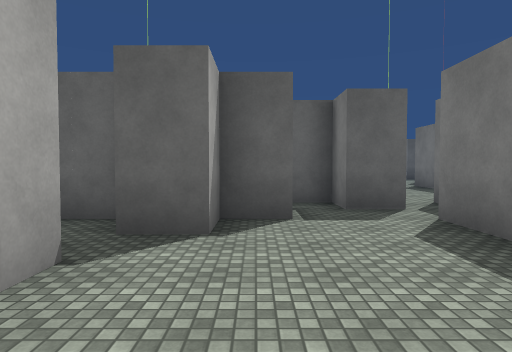
[1] (above)

24 first-person views from a walk through a scene from a Unity 3-D project. The camera is 1.5 m above the floor, tilts 2° down and sees 75° across. The floor is counted in squares, 2 m on a side. Each view is taken from the middle of a square. On the plan, view 1 faces up. The plan holds only what a view shows up to about 11 squares ahead; the rest is blank. The place goes on beyond the plan. The player character is not drawn. Surface patterns are stand-ins for the level's own textures.

[2]
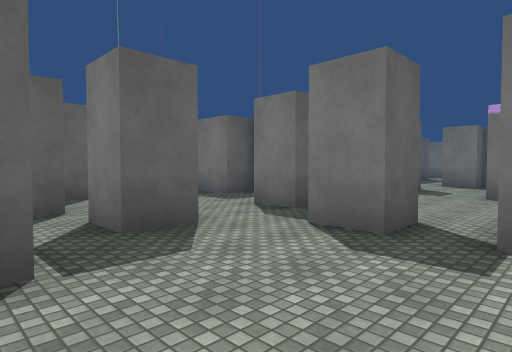

[3]
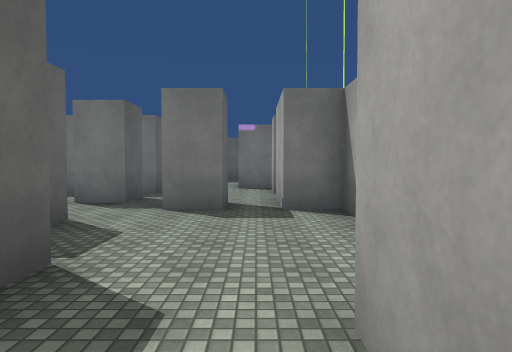

[4]
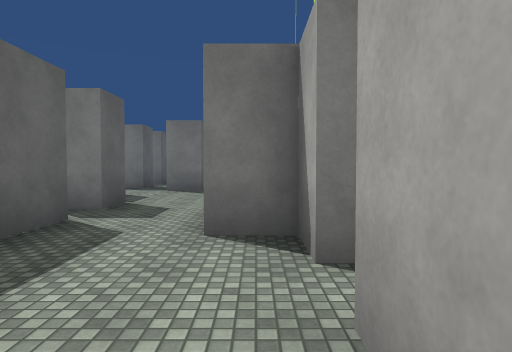

[5]
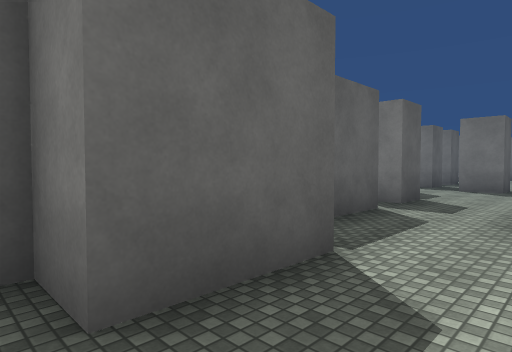

[6]
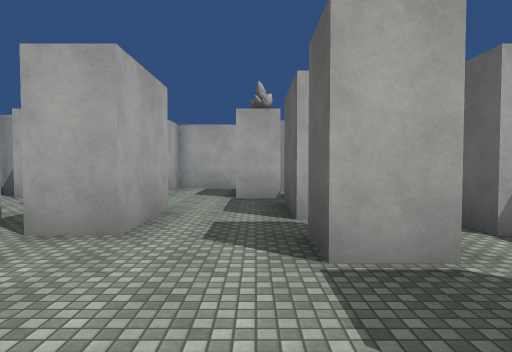

[7]
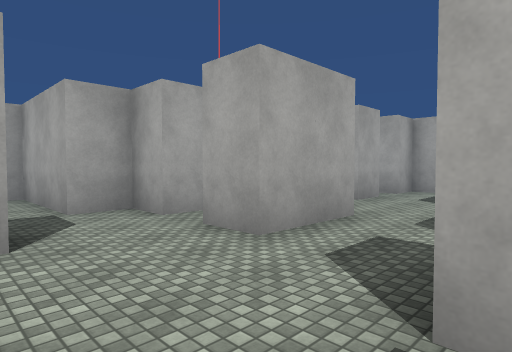

[8]
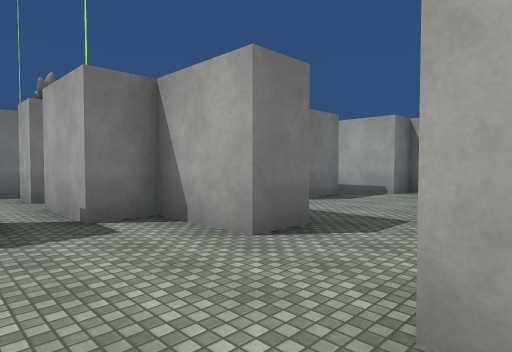

[9]
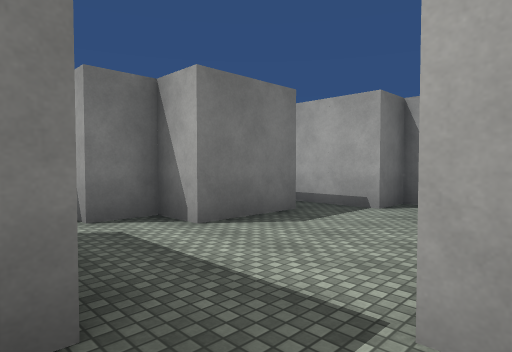

[10]
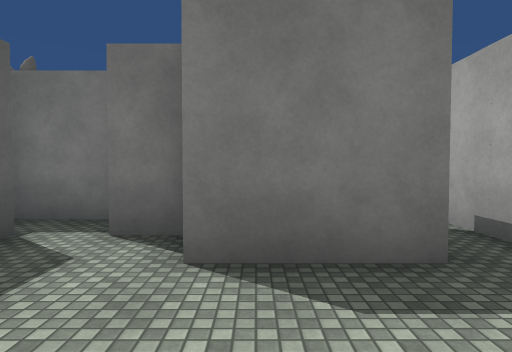

[11]
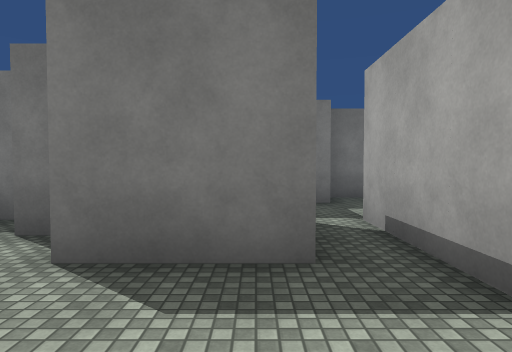

[12]
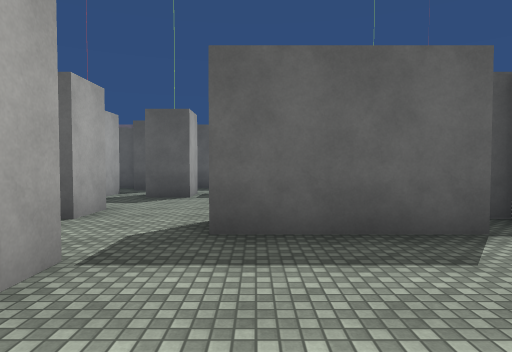

[13]
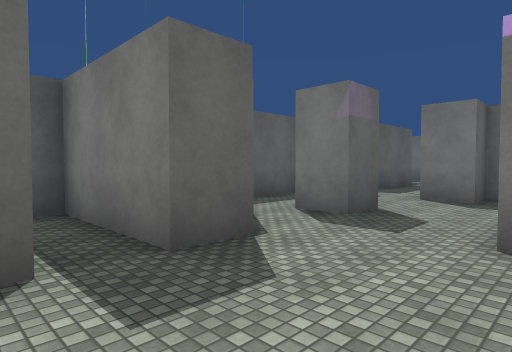

[14]
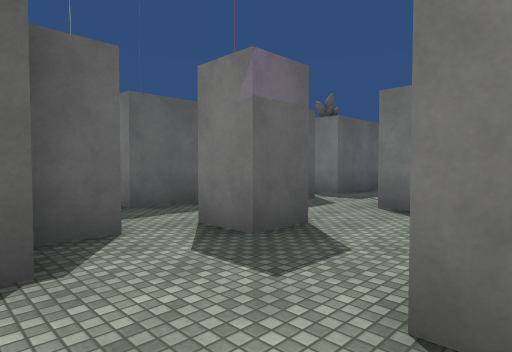

[15]
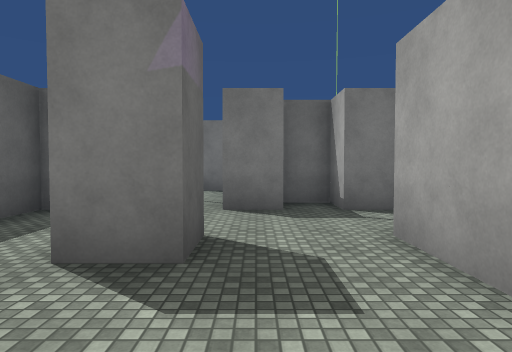

[16]
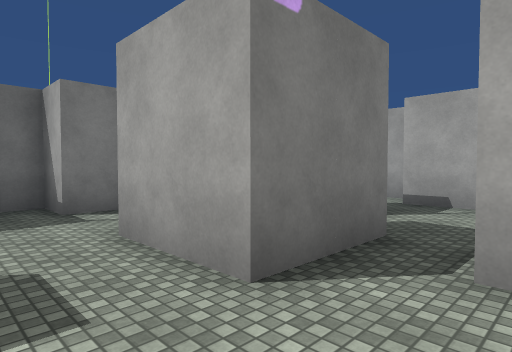

[17]
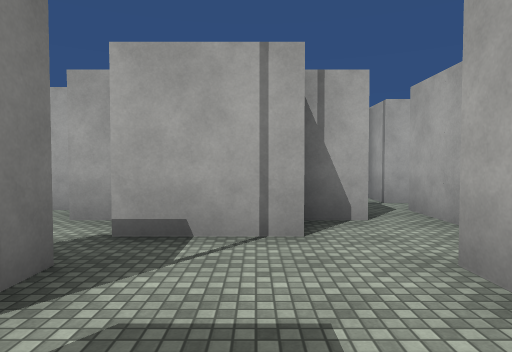

[18]
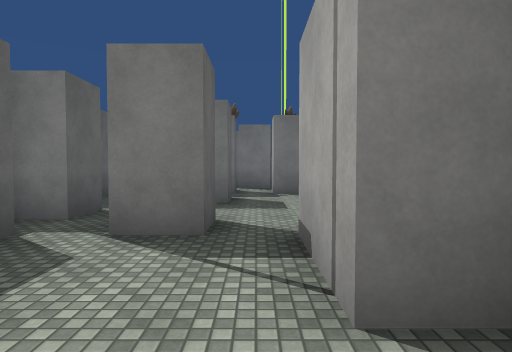

[19]
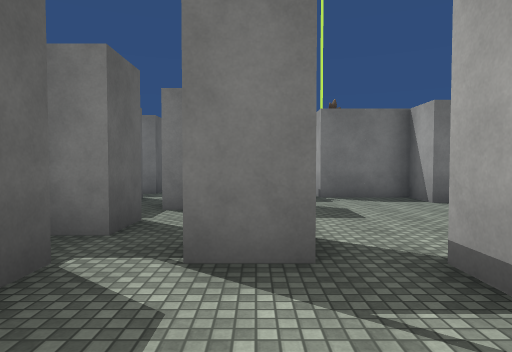

[20]
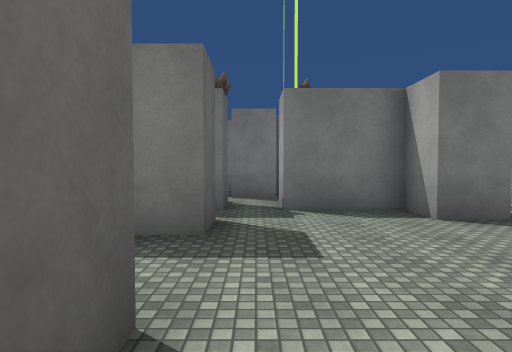

[21]
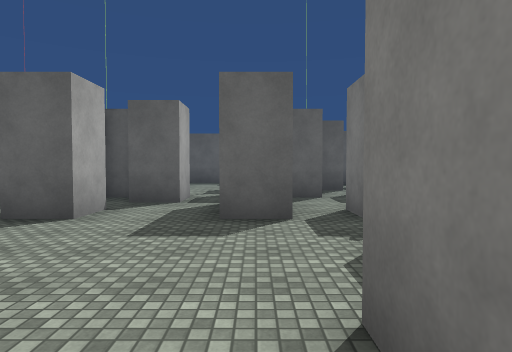

[22]
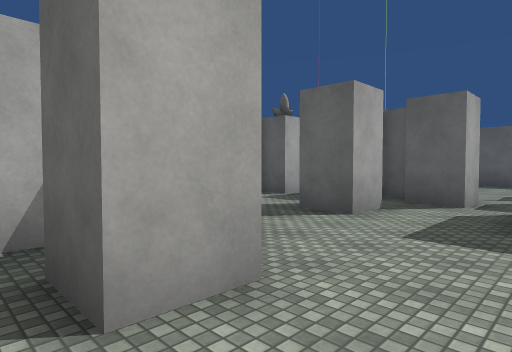

[23]
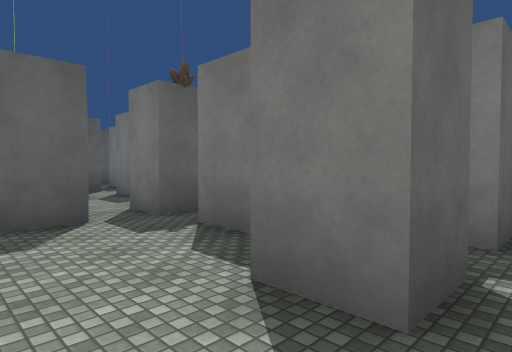

[24]
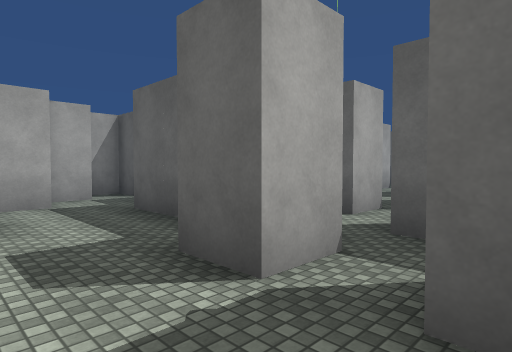

### Floor plan
Key: @ floor where view 1 was taken; # wall or solid block; . floor.
Columns run from 11 left of view 1 to 16 right of it. Each row starts with its distance up from view 1.
 11                 .#
 10                 .##.
  9                ..  .
  8                .   ..
  7             ##..    .
  6             .#.#    ..
  5         ####...     #.
  4         ..#...##    ..#
  3          .....##..####.
  2       ####.....#.....#.###
  1       .#.......##........
  0       ....#@.#.#..#......#
 -1  ##..##.#............###.
 -2  .##........#.........#..
 -3 #................###.##.#
 -4 #....###....####.#.#....
 -5 ##.#.#....#####......#.#
 -6      ..##....##...#..#.#...#
 -7    #..  #....#...........#
 -8   ##    #...##..##.....#
 -9         #...##.#####..###
-10         ##......##.#..#.#
-11          ######..#.......

Positions as (right, up) in squares from view 1, and headings:
1: (0, 0), facing up
2: (-3, -4), facing up-right
3: (-5, -3), facing right
4: (-9, -4), facing right
5: (-10, -4), facing up-right
6: (0, -2), facing left
7: (-1, -1), facing down-left
8: (-4, -2), facing down-right
9: (-3, -5), facing down-right
10: (-2, -8), facing right
11: (-2, -9), facing right
12: (-1, -9), facing up
13: (2, -3), facing up-right
14: (4, -3), facing up-right
15: (4, -1), facing right
16: (4, -1), facing down-right
17: (5, -4), facing down
18: (3, -7), facing right
19: (4, -6), facing right
20: (6, -7), facing right
21: (10, -11), facing up
22: (10, -11), facing up-left
23: (9, -11), facing up-right
24: (12, 0), facing up-left
